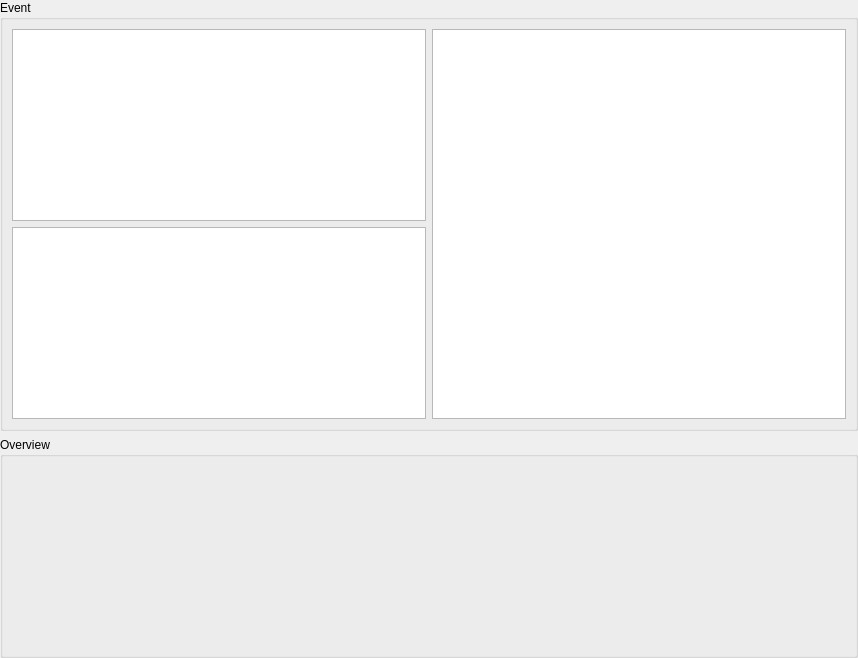
<?xml version="1.0" encoding="UTF-8"?>
<ui version="4.0">
 <class>Form</class>
 <widget class="QWidget" name="Form">
  <property name="geometry">
   <rect>
    <x>0</x>
    <y>0</y>
    <width>858</width>
    <height>658</height>
   </rect>
  </property>
  <property name="windowTitle">
   <string>Form</string>
  </property>
  <layout class="QVBoxLayout" name="verticalLayout_2">
   <property name="leftMargin">
    <number>0</number>
   </property>
   <property name="topMargin">
    <number>0</number>
   </property>
   <property name="rightMargin">
    <number>0</number>
   </property>
   <property name="bottomMargin">
    <number>0</number>
   </property>
   <item>
    <widget class="QGroupBox" name="groupBox_event">
     <property name="title">
      <string>Event</string>
     </property>
     <layout class="QHBoxLayout" name="horizontalLayout">
      <item>
       <layout class="QVBoxLayout" name="verticalLayout">
        <item>
         <widget class="SimpleImageView" name="image_channel"/>
        </item>
        <item>
         <widget class="SimpleImageView" name="image_channel_contour"/>
        </item>
       </layout>
      </item>
      <item>
       <widget class="SimpleImageView" name="image_cropped"/>
      </item>
     </layout>
    </widget>
   </item>
   <item>
    <widget class="QGroupBox" name="groupBox_2">
     <property name="sizePolicy">
      <sizepolicy hsizetype="Preferred" vsizetype="Expanding">
       <horstretch>0</horstretch>
       <verstretch>0</verstretch>
      </sizepolicy>
     </property>
     <property name="title">
      <string>Overview</string>
     </property>
     <layout class="QHBoxLayout" name="horizontalLayout_2">
      <item>
       <widget class="QWidget" name="scatter_deform_area_um" native="true"/>
      </item>
      <item>
       <widget class="QWidget" name="scatter_birght_avg_area_um" native="true"/>
      </item>
      <item>
       <widget class="QWidget" name="scatter_bright_avg_bright_sd" native="true"/>
      </item>
     </layout>
    </widget>
   </item>
  </layout>
 </widget>
 <customwidgets>
  <customwidget>
   <class>SimpleImageView</class>
   <extends>QGraphicsView</extends>
   <header>dctag.gui.widget_img</header>
  </customwidget>
 </customwidgets>
 <resources/>
 <connections/>
</ui>
